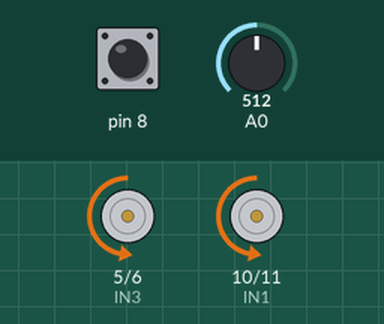
Recording of a sketch running on a simulated Arduino Uno, built with avr-gcc and run on an emulated ATmega328P. Shown: motor-driver pin pairs drawn as motors (green arrow = first pin HIGH = forward, orange = second pin HIGH = backward, longer = more drive). Inputs (shaded band) come from the test bench; at power-on: A0 = 512, pin 8 HIGH.

Above: at 1.2 s.
1.3 s: A0 set to 716
At 2.2 s:
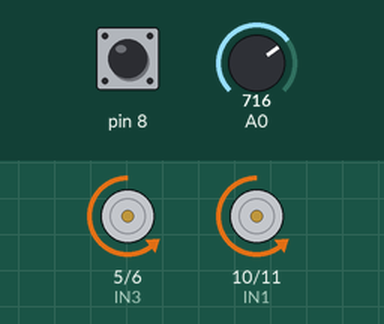
2.8 s: pin 8 pulled LOW for 0.15 s
At 2.87 s:
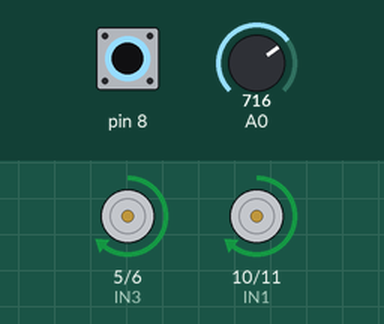
4.4 s: A0 set to 900
At 5.6 s:
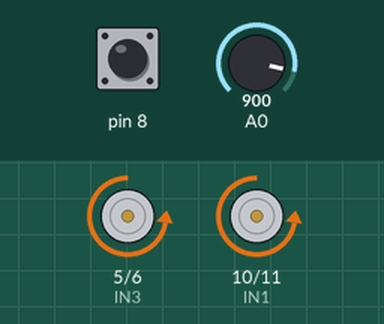
5.9 s: pin 8 pulled LOW for 1 s
At 6.7 s:
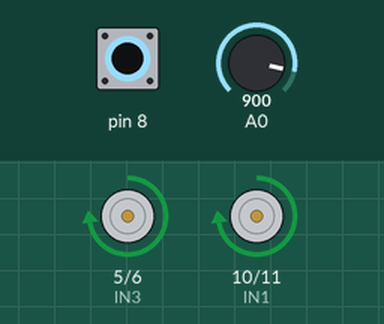
8.4 s: A0 set to 122
At 8.8 s:
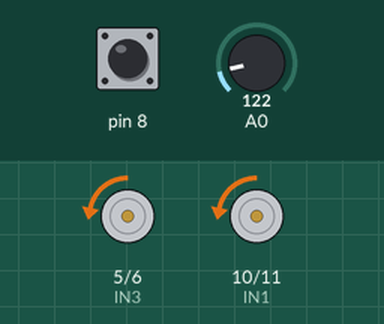
9.9 s: pin 8 pulled LOW for 0.15 s
At 10.7 s:
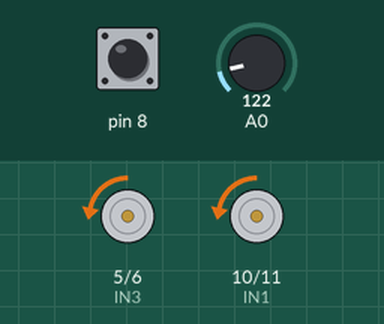
Timing chart, 0 to 12.5 s (numbered marks = the images above; inputs shaded):
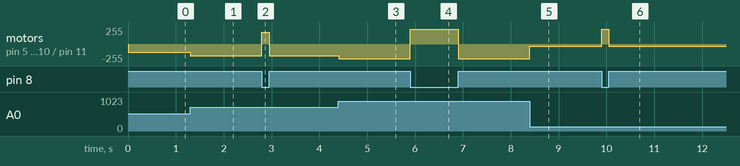

The sketch:

control_motor_pwm.ino
```cpp
#define IN1 10
#define IN2 11
#define IN3 5
#define IN4 6
int val;

void setup() {
  pinMode(8, INPUT_PULLUP);

  digitalWrite(IN1, LOW);
  digitalWrite(IN2, LOW);
  digitalWrite(IN3, LOW);
  digitalWrite(IN4, LOW);
}
void loop() {
  int dir = digitalRead(8);
  val = analogRead(A0);
  int PWM_VAL = map(val, 0, 1023, 0, 255);


  if (dir == LOW) {
    analogWrite(IN1, PWM_VAL);
    digitalWrite(IN2, LOW);
    analogWrite(IN3, PWM_VAL);
    digitalWrite(IN4, LOW);
  } else {
    digitalWrite(IN1, LOW);
    analogWrite(IN2, PWM_VAL);
    digitalWrite(IN3, LOW);
    analogWrite(IN4, PWM_VAL);
  }

}
```

Measured:
- after the input at 1.3 s, motor on pin 5 (IN3) / pin 6 (IN4), motor on pin 10 (IN1) / pin 11 (IN2): backward 127/255 → backward 178/255 at once
- after the input at 2.8 s, motor on pin 5 (IN3) / pin 6 (IN4), motor on pin 10 (IN1) / pin 11 (IN2): backward 178/255 → forward 178/255 at once, → backward 178/255 0.15 s later
- after the input at 4.4 s, motor on pin 5 (IN3) / pin 6 (IN4), motor on pin 10 (IN1) / pin 11 (IN2): backward 178/255 → backward 224/255 at once
- after the input at 5.9 s, motor on pin 5 (IN3) / pin 6 (IN4), motor on pin 10 (IN1) / pin 11 (IN2): backward 224/255 → forward 224/255 at once, → backward 224/255 1.0 s later
- after the input at 8.4 s, motor on pin 5 (IN3) / pin 6 (IN4), motor on pin 10 (IN1) / pin 11 (IN2): backward 224/255 → backward 30/255 at once
- after the input at 9.9 s, motor on pin 5 (IN3) / pin 6 (IN4), motor on pin 10 (IN1) / pin 11 (IN2): backward 30/255 → forward 224/255 at once, → backward 30/255 0.15 s later
